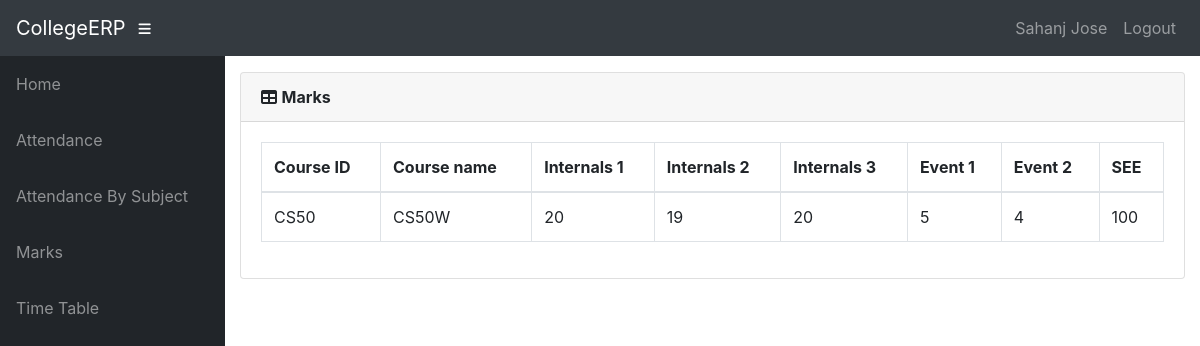
/info/student/Sj/marks_list/ (signed in), run on the app's committed database.
### info/models.py (models this page shows, shortened)
class User(AbstractUser):
    @property
    def is_student(self):
        if hasattr(self, 'student'):
            return True
        return False

class Student(models.Model):
    user = models.OneToOneField(User, on_delete=models.CASCADE, null=True)
    class_id = models.ForeignKey(Class, on_delete=models.CASCADE, default=1)
    USN = models.CharField(primary_key='True', max_length=100)
    name = models.CharField(max_length=200)
    sex = models.CharField(max_length=50, choices=sex_choice, default='Male')
    DOB = models.DateField(default='1998-01-01')

class StudentCourse(models.Model):
    student = models.ForeignKey(Student, on_delete=models.CASCADE)
    course = models.ForeignKey(Course, on_delete=models.CASCADE)
    class Meta:
        unique_together = (('student', 'course'),)
        verbose_name_plural = 'Marks'

class Course(models.Model):
    dept = models.ForeignKey(Dept, on_delete=models.CASCADE)
    id = models.CharField(primary_key='True', max_length=50)
    name = models.CharField(max_length=50)
    shortname = models.CharField(max_length=50, default='X')

class Marks(models.Model):
    studentcourse = models.ForeignKey(StudentCourse, on_delete=models.CASCADE)
    name = models.CharField(max_length=50, choices=test_name, default='Internal test 1')
    marks1 = models.IntegerField(default=0, validators=[MinValueValidator(0), MaxValueValidator(100)])
    class Meta:
        unique_together = (('studentcourse', 'name'),)

### info/views.py (the view)
# urls.py: path('student/<slug:stud_id>/marks_list/', views.marks_list, name='marks_list'),
@login_required()
def marks_list(request, stud_id):
    stud = Student.objects.get(USN=stud_id,)
    ass_list = Assign.objects.filter(class_id_id=stud.class_id)
    sc_list = []
    for ass in ass_list:
        try:
            sc = StudentCourse.objects.get(student=stud, course=ass.course)
        except StudentCourse.DoesNotExist:
            sc = StudentCourse(student=stud, course=ass.course)
            sc.save()
            sc.marks_set.create(type='I', name='Internal test 1')
            sc.marks_set.create(type='I', name='Internal test 2')
            sc.marks_set.create(type='I', name='Internal test 3')
            sc.marks_set.create(type='E', name='Event 1')
            sc.marks_set.create(type='E', name='Event 2')
            sc.marks_set.create(type='S', name='Semester End Exam')
        sc_list.append(sc)
    return render(request, 'info/marks_list.html', {'sc_list': sc_list})

### info/templates/info/marks_list.html
{% extends 'info/base.html' %}
    {% load static %}
    {% block content %}
                  <div class="card mb-3">
            <div class="card-header">
              <i class="fas fa-table"></i>
            <b>Marks</b></div>
            <div class="card-body">
              <div class="table-responsive">
                <table class="table table-bordered" id="dataTable" width="100%" cellspacing="0">
                  <thead>
                    <tr>
                        <th>Course ID</th>
                        <th>Course name</th>
                        <th>Internals 1</th>
                        <th>Internals 2</th>
                        <th>Internals 3</th>
                        <th>Event 1</th>
                        <th>Event 2</th>
                        <th>SEE</th>
                    </tr>
                  </thead>
                  <tbody>
                    {% for sc in sc_list %}
                    <tr>
                        <td>{{ sc.course_id }}</td>
                        <td>{{sc.course.name}}</td>
                        {% for m in sc.marks_set.all %}
                            <td>{{ m.marks1 }}</td>
                        {% endfor %}
                    </tr>
                    {% empty %}
                            <p>student has no courses</p>
                    {% endfor %}
                  </tbody>
                </table>
              </div>
            </div>
          </div>
    {% endblock %}

### info/templates/info/base.html (shortened to what this page needs)
<!DOCTYPE html>
<html lang="en">
  <head>
      {% load static %}
    <link href="{% static '/info/bootstrap/vendor/bootstrap/css/bootstrap.min.css' %}" rel="stylesheet">
    <link href="{% static '/info/bootstrap/vendor/fontawesome-free/css/all.min.css' %}" rel="stylesheet" type="text/css">
    <link href="{% static '/info/bootstrap/vendor/datatables/dataTables.bootstrap4.css' %}" rel="stylesheet">
    <link href="{% static '/info/bootstrap/css/sb-admin.css' %}" rel="stylesheet">
  </head>
  <body id="page-top">
    <nav class="navbar navbar-expand navbar-dark bg-dark static-top">
      <a class="navbar-brand mr-1" href="{% url 'index' %}">CollegeERP</a>
      <button class="btn btn-link btn-sm text-white order-1 order-sm-0" id="sidebarToggle" href="#">
        <i class="fas fa-bars"></i>
      </button>
        <div class="collapse navbar-collapse" id="navbarResponsive">
          <ul class="navbar-nav ml-auto">
            <li class="nav-item">
                {% if request.user.is_student %}
                    <a class="nav-link text-capitalize">{{ request.user.student.name }}</a>
                {% elif request.user.is_teacher %}
                    <a class="nav-link text-capitalize">{{ request.user.teacher.name }}</a>
                {% endif %}
            </li>
            <li class="nav-item">
                <a class="nav-link" href="#" data-toggle="modal" data-target="#logoutModal">Logout</a>
            </li>
          </ul>
        </div>
    </nav>
    <div id="wrapper">
      <ul class="sidebar navbar-nav">
            <li class="nav-item">
              <a class="nav-link" href="{% url 'index' %}">
                <span>Home</span>
              </a>
            </li>
        {% if request.user.is_student %}
            <li class="nav-item">
              <a class="nav-link" href="{% url 'attendance' request.user.student.USN %}">
                <span>Attendance</span>
              </a>
            </li>
            <li class="nav-item">
              <a class="nav-link" href="{% url 'attendance' request.user.student.USN %}">
                <span>Attendance By Subject</span>
              </a>
            </li>
            <li class="nav-item">
              <a class="nav-link" href="{% url 'marks_list' request.user.student.USN %}">
                <span>Marks</span>
              </a>
            </li>
              <li class="nav-item">
              <a class="nav-link" href="{% url 'timetable' request.user.student.class_id_id %}">
                <span>Time Table</span>
              </a>
            </li>
        {% endif %}
      </ul>
      <div id="content-wrapper">
        <div class="container-fluid">
            {% block content %}
            {% endblock %}
        </div>
      </div>
    </div>
  </body>
</html>

### data on the page
User: user.student.name "Sahanj Jose"
StudentCourse: course_id "CS50", course.name "CS50W"
Marks: marks1 "20"
Marks: marks1 "19"
Marks: marks1 "20"
Marks: marks1 "5"
Marks: marks1 "4"
Marks: marks1 "100"
